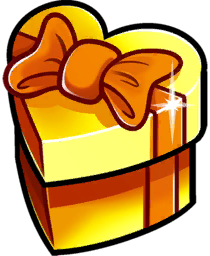
#> input picture input/GiftIcon_Gold.png, 210 x 256 px
$ python gild_sprites.py
#> lines starting #> are read from the running program, lines starting #| are printed output that depends on the picture
### gradient_transfer.py
from PIL import Image

def getGradientMap(image, scale=1, justcompare=False):
#> called with scale = 2, justcompare = False
    gradient = image.resize((int(scale * image.width), int(scale * image.height))).convert('RGBA')
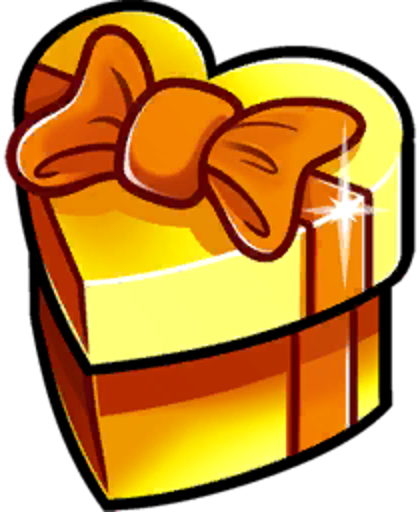
#> gradient: PIL image 420x512 RGBA; mean R, G, B, A 141.7, 94.1, 23.8, 194.4; transparent parts drawn white
    gradienti = gradient.convert('L')
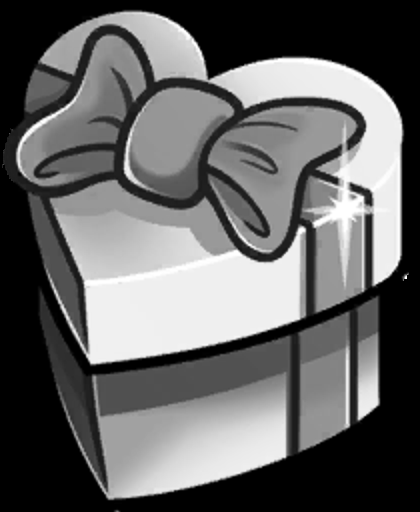
#> gradienti: PIL image 420x512 L; min 0, max 255, mean 100.3

    tally = {}
    for (r, g, b, a), i in zip(gradient.getdata(), gradienti.getdata()):
        if a > 0:
            tally.setdefault(i, {})
            tally[i].setdefault((r, g, b), 0)
            tally[i][(r, g, b)] += a
#> after the loop, tally = 256 items

    sparsemap = {}
    for i in tally:
        t, h, n, w = 0, 0, 0, 0
        for r, g, b in tally[i]:
            weight = tally[i][(r, g, b)] # weight = 1 is smoother but more faded
            t += r * weight
            h += g * weight
            n += b * weight
            w += weight
        sparsemap[i] = (int(t / w), int(h / w), int(n / w))
#> this loop made 256 passes
#> i on passes 2 to 4: 4, 8, 11
#> after the loop, sparsemap = 256 items
    sparsemap.setdefault(0, (0, 0, 0))
    sparsemap.setdefault(255, (255, 255, 255))

    power = 1 + len(sparsemap) / 4 # 1 - 65
#> power = 65
    gradientmap = []
    for i in range(256):
        if i in sparsemap:
            gradientmap.append(sparsemap[i])
        else:
            t, h, n, w = 0, 0, 0, 0
            for j in sparsemap:
                r, g, b = sparsemap[j]
                weight = (255 - abs(j - i)) ** power
                t += r * weight
                h += g * weight
                n += b * weight
                w += weight
            gradientmap.append((int(t / w), int(h / w), int(n / w)))
#> after the loop, gradientmap = 256 items, first 6: (0, 0, 0), (2, 0, 0), (4, 1, 1), (6, 1, 1), (7, 2, 1), (9, 3, 2)

    if justcompare:
        swatch = Image.new('RGB', (256, 2), (0, 255, 0))
        swatch.putdata(gradientmap)
        for i in sparsemap:
            swatch.putpixel((i, 1), (*sparsemap[i], 255))
        return swatch.resize((256, 256), Image.NEAREST)

    return gradientmap

# [6 lines left out: function applyGradientMap, not called in this run]

# [7 lines that do not run on import are left out]

    # applyGradientMap(Image.open('./input/pol.png'), goldmap).save('./output/polgold.png')

    # getGradientMap(Image.open('./input/2x2.png'), 8, justcompare=True) # super sparse test

### gild_sprites.py
from gradient_transfer import getGradientMap, applyGradientMap
from PIL import Image, ImageMath

pngs = [
    'Cerebella_Portrait',
    'Annie_Portrait',
    'Beowulf_Portrait',
    'BigBand_Portrait',
    'Double_Portrait',
    'Eliza_Portrait',
    'Filia_Portrait',
    'Fukua_Portrait',
    'MsFortune_Portrait',
    'Painwheel_Portrait',
    'Parasoul_Portrait',
    'Peacock_Portrait',
    'RoboFortune_Portrait',
    'Squigly_Portrait',
    'Valentine_Portrait'
]

def petrify_sprite(im, spectral_ids=[]): # from gen_moves.py in Krazete/sgmprocessor
    'Return grayscale version of codified sprite, with spectral areas rendered translucent.'
    r = im.getchannel(0) # palette
    g = im.getchannel(1) # linework
    b = im.getchannel(2) # detail

    # mask detail with palette areas and subtract inverted linework
    sprite = ImageMath.eval('convert((r > 0) * b - (0xFF - g), "L")', r=r, g=g, b=b)

    if len(spectral_ids):
        spectral_areas = ' + '.join('(r == {})'.format(id) for id in spectral_ids)
        # create scaled binary mask of palette areas minus spectral areas
        opaque = ImageMath.eval('convert(0xFF * (r > 0) * (1 - (' + spectral_areas + ')), "L")', r=r)
        # mask detail with spectral areas and scale to adjust intensity
        translucent = ImageMath.eval('convert(0xFF * (b * (' + spectral_areas + ') - 0x64) / (0xFF - 0x64), "L")', r=r, b=b)
        # add together opaque mask, translucent mask, and inverted linework
        a = ImageMath.eval('convert(o + t + (0xFF - g), "L")', o=opaque, t=translucent, g=g)
    else:
        # create scaled binary mask of palette areas and add inverted linework
        a = ImageMath.eval('convert(0xFF * (r > 0) + (0xFF - g), "L")', r=r, g=g)

    sprite.putalpha(a)
    return sprite

gradientmap = getGradientMap(Image.open('./input/GiftIcon_Gold.png'), 2)
for png in pngs:
#> (the run stopped early here; a loop or call above may not have finished)
